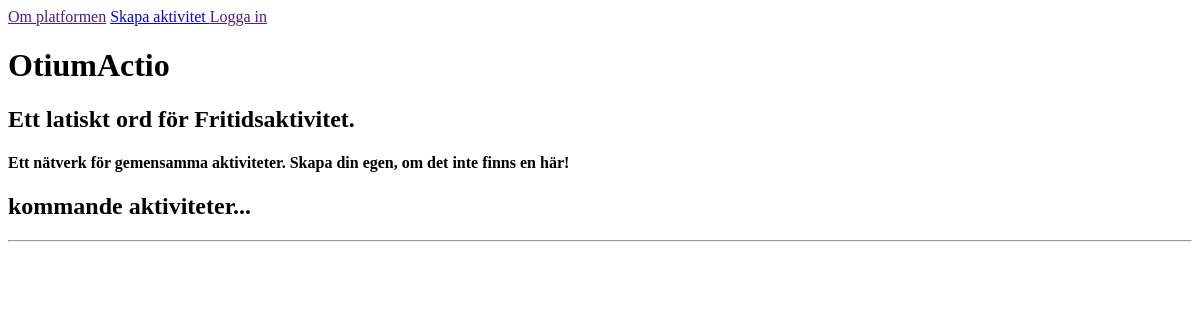
Before: / with the older database file.
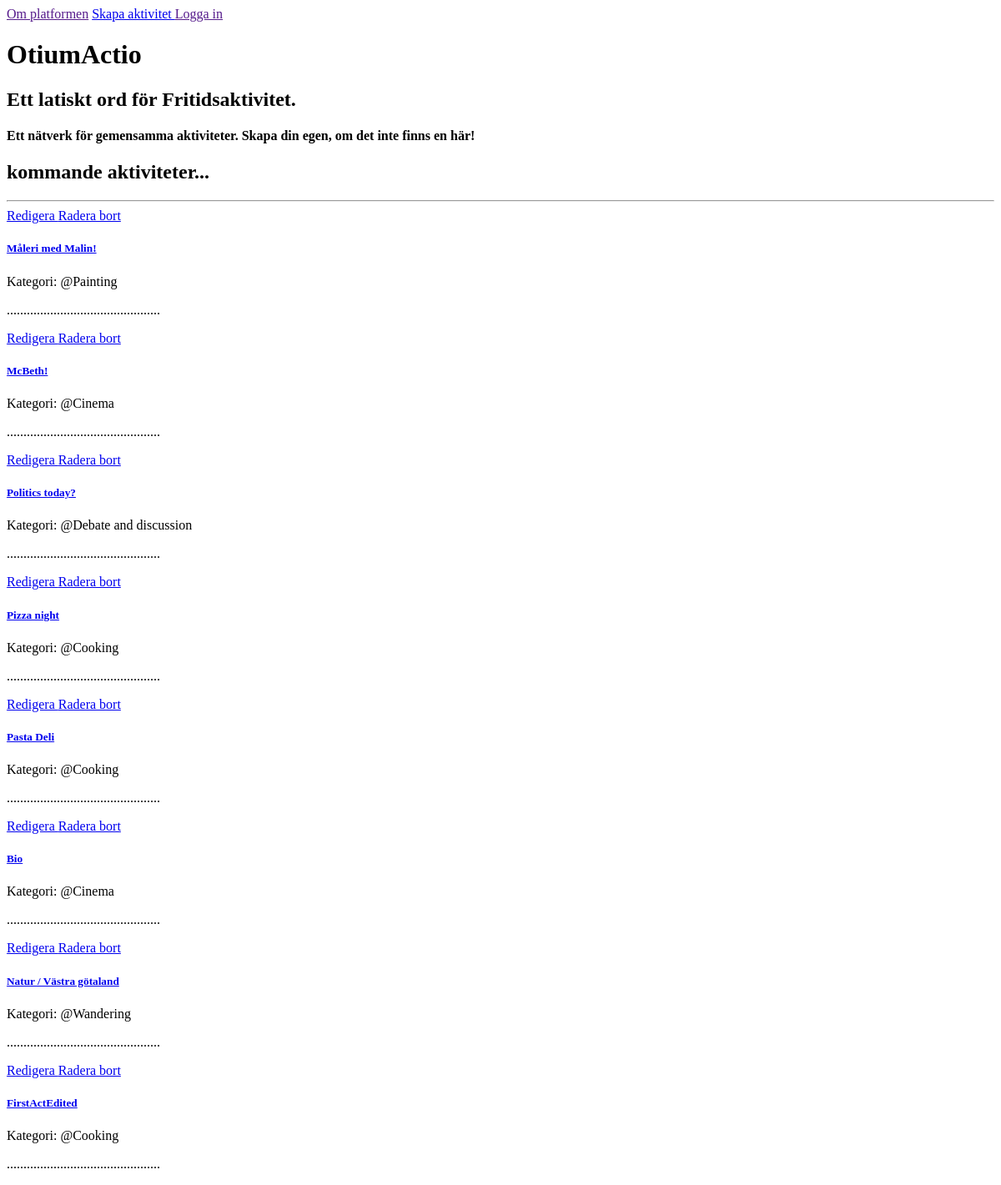
After: the same page with the newer database file.
### base/models.py (models this page shows, shortened)
class Activity(models.Model):
    name = models.CharField(max_length=200)
    description = models.TextField(null=True, blank=True)
    category = models.ForeignKey(Category, on_delete=models.CASCADE)
    updated = models.DateTimeField(auto_now=True)
    created = models.DateTimeField(auto_now_add=True)
    class Meta:
        ordering = ['-updated', '-created']
        verbose_name_plural = "Activities"

class Category(models.Model):
    name = models.CharField(max_length=200)
    class Meta:
        verbose_name_plural = "Categories"

### base/views.py (the view)
# urls.py: 2. Add a URL to urlpatterns:  path('', views.home, name='home')
def home(request):
    categories = Category.objects.all()
    acitivities = Activity.objects.all()
    context = {'acitivities': acitivities}
    return render(request, 'base/home.html', context)

### base/templates/base/home.html (shortened to what this page needs)
<!DOCTYPE html>
<html lang="en">
<head>
</head>
<body>
{% extends 'main.html' %}
{% block content %}
<h1>OtiumActio</h1>
<h2>Ett latiskt ord för Fritidsaktivitet.</h2>
<h4>Ett nätverk för gemensamma aktiviteter. Skapa din egen, om det inte finns en här!</h4>
<div>
    <div>
        <h2>kommande aktiviteter...</h2>
        <hr>
    </div>
    <div>
        {% for activity in acitivities %}
        <div>
        <a href="{% url 'update-activity' activity.id %}"> Redigera </a>
        <a href="{% url 'delete-activity' activity.id %}"> Radera bort</a>
            <h5><a href="{% url 'activity' activity.id %}"> {{activity.name }}</a></h5>
            <spin>Kategori: @{{activity.category.name}}</spin>
            <p>..............................................</p>
        </div>
        {% endfor %}
    </div>
</div>
{% endblock content %}

### templates/main.html (shortened to what this page needs)
<!DOCTYPE html>
<html lang="en">
<head>
</head>
<body>
    {% include 'navbar.html'%}
    {% block content %}
    {% endblock %}
</body>
</html>

### templates/navbar.html
    <div class="dropdown-menu">
        <a href="" class="dropdown-link">Om platformen</a>
        <a href="{% url 'create-activity' %}"> Skapa aktivitet </a>
        <a href="" class="dropdown-link">Logga in</a>
    </div>

Changed rows visible on the page:
added Activity: name "Måleri med Malin!", category.name "Painting"
added Activity: name "McBeth!", category.name "Cinema"
added Activity: name "Politics today?", category.name "Debate and discussion"
added Activity: name "Pizza night", category.name "Cooking"
added Activity: name "Pasta Deli", category.name "Cooking"
added Activity: name "Bio", category.name "Cinema"
added Activity: name "Natur / Västra götaland", category.name "Wandering"
added Activity: name "FirstActEdited", category.name "Cooking"
